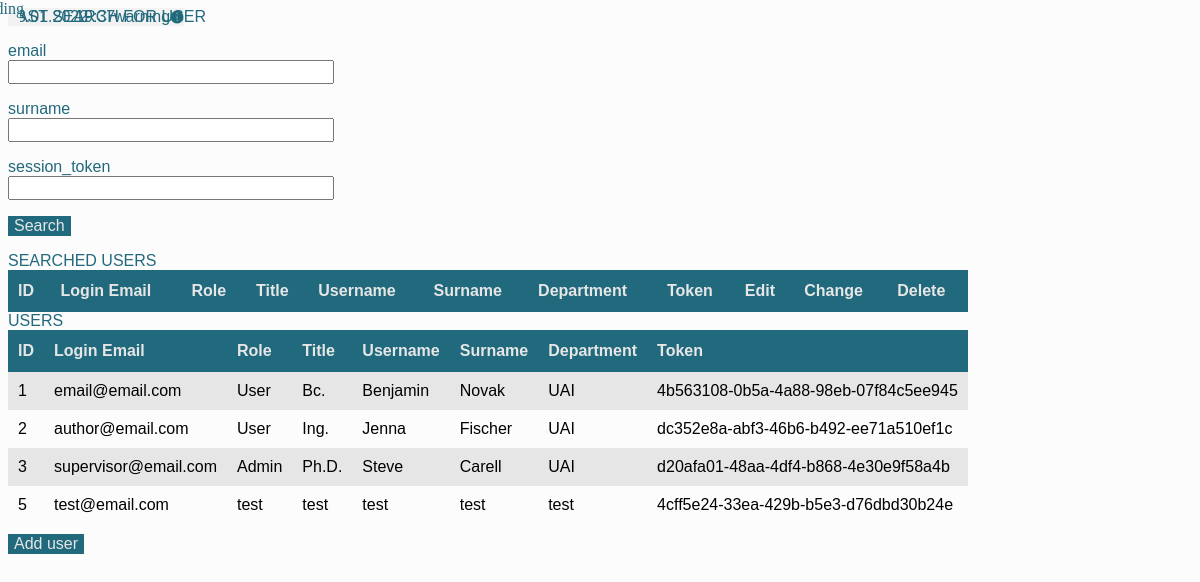
/home_admin (signed in), run on an earlier commit of the app's database.
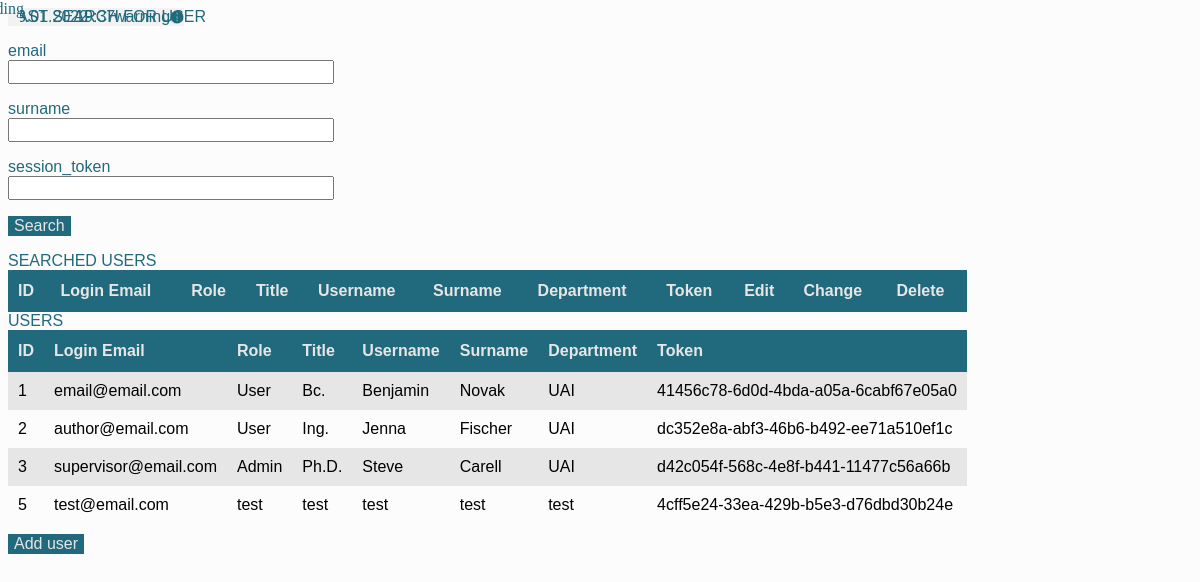
And on a later commit of the database.
### app/models.py (models this page shows, shortened)
class User(UserMixin, db.Model):
    __bind_key__ = "db_users"
    __tablename__ = "medic"
    id = db.Column("id", db.Integer, primary_key=True)
    email = db.Column("email", db.String(40), unique=True)
    username = db.Column("name", db.String(20))
    surname = db.Column("surname", db.String(20))
    department = db.Column("department", db.String(10))
    title = db.Column("title", db.String(5))
    password = db.Column("password", db.String(200), unique=True)
    session_token = db.Column("session_token", db.String(40), unique=True, index=True)
    role = db.Column("role", db.String(5))

### app/routes_auth.py (the view, shortened to what this page needs)
@auth.route("/home_admin", methods=["GET", "POST"])
@admin_required
@login_required
def home_admin():
    users = User.query.filter().all()
    db.session.flush()
    search_form = SearchForm()
    return render_template(
        "admin/home_admin.html", users=users, search_form=search_form
    )

### app/forms.py
class SearchForm(FlaskForm):
    email = StringField("email")
    surname = StringField("surname")
    session_token = StringField("session_token")
    search = SubmitField("Search")

### app/__init__.py (called while the page is built)
def create_app():
    server_app = Flask(__name__)
    server_app.config.from_object(Config)
    db.init_app(server_app)
    login_manager = LoginManager()
    login_manager.init_app(server_app)
    login_manager.session_protection = "strong"
    from .models import User
    @login_manager.user_loader
    def load_user(session_token):
        return User.query.filter_by(session_token=session_token).first()
    from .routes import app
    server_app.register_blueprint(app)
    from .routes_auth import auth
    server_app.register_blueprint(auth)
    return server_app

### app/role_req.py (called while the page is built)
def admin_required(f):
    @wraps(f)
    def wrap(*args, **kwargs):
        if current_user.role == "Admin":
            return f(*args, **kwargs)
        else:
            return "<h1>You need to be an admin to view this page.<h1>"
    return wrap

### app/routes_auth.py (called while the page is built)
@auth.teardown_request
def teardown_request_func(error=None):
    if error:
        print(str(error))

### app/templates/admin/home_admin.html (shortened to what this page needs)
<!DOCTYPE html>
<link rel="stylesheet" href="{{ url_for('static', filename='css/admin/home_admin.css') }}">
{% extends "layout.html" %}
{% block content %}
    <div class="title">FAST SEARCH FOR USER</div>
    <form action="" method="post">
        <p>
            {{ search_form.email.label(class="label") }}<br>
            {{ search_form.email(size=32,class="input") }}<br>
        </p>
        <p>
            {{ search_form.surname.label(class="label")  }}<br>
            {{ search_form.surname(size=32,class="input") }}<br>
        </p>
        <p>
            {{ search_form.session_token.label(class="label")  }}<br>
            {{ search_form.session_token(size=32,class="input") }}<br>
        </p>
        <p>{{ search_form.search(class="button_auth") }}</p>
    </form>
    <div class="title">SEARCHED USERS</div>
    <table id="users">
        <tr>
            <th>ID</th>
            <th>Login Email</th>
            <th>Role</th>
            <th>Title</th>
            <th>Username</th>
            <th>Surname</th>
            <th>Department</th>
            <th>Token</th>
            <th>Edit</th>
            <th>Change</th>
            <th>Delete</th>
        </tr>
    </table>
    <div class="title">USERS</div>
    <table id="users">
        <tr>
            <th>ID</th>
            <th>Login Email</th>
            <th>Role</th>
            <th>Title</th>
            <th>Username</th>
            <th>Surname</th>
            <th>Department</th>
            <th>Token</th>
        </tr>
        {% for user in users %}
            <tr>
                <td>{{ user.id }}</td>
                <td>{{ user.email }}</td>
                <td>{{ user.role }}</td>
                <td>{{ user.title }}</td>
                <td>{{ user.username }}</td>
                <td>{{ user.surname }}</td>
                <td>{{ user.department }}</td>
                <td>{{ user.session_token }}</td>
            </tr>
        {% endfor %}
    </table>
    <button class="button_auth" id="add_user"onclick="window.location.href='{{ url_for( 'auth.register_admin') }}';">Add user</button>
{% endblock %}

### app/templates/layout.html (shortened to what this page needs)
<!DOCTYPE html>
<html lang="en-US">
    <head>
        <link
            rel="stylesheet"
            href="{{ url_for('static', filename='css/background.css') }}"
        />
        <link
            rel="stylesheet"
            href="{{ url_for('static', filename='css/layout.css') }}"
        />
        <link
            rel="stylesheet"
            href="{{ url_for('static', filename='css/loading.css') }}"
        />
        <div class="loading_background">
            <div class="loading_label">loading</div>
        </div>
    </head>
    <body>
        <div class="panel" id="top_panel">
            <div class="text" id="date"></div>
            <div class="text" id="time"></div>
            <div class="text" id="battery"></div>
        </div>
        <div class="container">{% block content %} {% endblock %}</div>
        <button class="button" id="roll_button">
        </button>
    </body>
</html>

### app/static/css/admin/home_admin.css (style rules this page uses)
.container { overflow: scroll; }
.title { margin-top: calc(50px / var(--height-divisor)); text-align: flex-start; max-width: calc(1150px / var(--width-divisor)); font-size: calc(30px / var(--height-divisor)); font-family: var(--font); color: #21697c; color: rgb(33, 105, 124); }
.input { color: #21697c; color: rgb(33, 105, 124); font-size: calc(15px / var(--height-divisor)); font-family: var(--font); }
.label { font-size: calc(20px / var(--height-divisor)); font-family: var(--font); color: #21697c; color: rgb(33, 105, 124); }
#users { font-family: var(--font); border-collapse: collapse; width: 100%; }
#users td, #users th { padding: 10px; }
#users tr:nth-child(even) { background-color: #e6e6e6; background-color: rgb(230, 230, 230); }
#users th { padding-top: 12px; padding-bottom: 12px; text-align: left; background-color: #21697c; background-color: rgb(33, 105, 124); color: #e6e6e6; color: rgb(230, 230, 230); }
.button_auth { margin-top: 10px; border: 0; outline: none; -webkit-appearance: none; -moz-appearance: none; display: flex; align-items: center; justify-content: center; font-family: var(--font); font-size: calc(15px / var(--height-divisor)); color: #e6e6e6; color: rgb(230, 230, 230); background: #21697c; background: rgba(33, 105, 124, 1); width: calc(100px / var(--width-divisor)); height: calc(40px / var(--height-divisor)); border-radius: calc(30px / var(--width-divisor)); -moz-border-radius: calc(30px / var(--width-divisor)); -webkit-border-radius: calc(30px / var(--width-divisor)); }

### app/static/css/background.css (style rules this page uses)
body::after { content: ''; background-color: #f2f2f2; background-color: rgba(242, 242, 242, 1); opacity: 0.25; top: 0; left: 0; bottom: 0; right: 0; position: absolute; z-index: -1; }

### app/static/css/layout.css (style rules this page uses)
.text { font-family: var(--font); font-size: calc(30px / var(--height-divisor)); color: #21697c; color: rgb(33, 105, 124); }
.panel { background: #f2f2f2; background: rgba(242, 242, 242, 1); border-radius: calc(14px / var(--width-divisor)); -moz-border-radius: calc(14px / var(--width-divisor)); -webkit-border-radius: calc(14px / var(--width-divisor)); }
#top_panel.panel { display: grid; grid-template-columns: 33% 33% 26% 8%; align-items: center; position: absolute; left: calc(70px / var(--width-divisor)); top: calc(35px / var(--height-divisor)); width: calc(1150px / var(--width-divisor)); height: calc(50px / var(--height-divisor)); }
#date.text { justify-self: flex-start; margin-left: calc(20px / var(--width-divisor)); }
#time.text { justify-self: center; }
#battery.text { justify-self: flex-end; }
.button, .info_button { border: 0; outline: none; -webkit-appearance: none; -moz-appearance: none; }
.button { border-radius: calc(10px / var(--width-divisor)); -moz-border-radius: calc(10px / var(--width-divisor)); -webkit-border-radius: calc(10px / var(--width-divisor)); background: #21697c; background: rgba(33, 105, 124, 1); }
#roll_button.button { align-self: center; justify-self: center; position: absolute; z-index: 1; top: calc(880px / var(--height-divisor)); left: calc(80px / var(--width-divisor)); background: #f2f2f2; background: rgba(242, 242, 242, 1); width: calc(40px / var(--width-divisor)); height: calc(35px / var(--height-divisor)); }
.not_supported_logo { visibility: hidden; justify-self: center; width: calc(30px / var(--width-divisor)); height: calc(30px / var(--height-divisor)); }
.container { position: absolute; top: calc(90px / var(--height-divisor)); left: calc(70px / var(--width-divisor)); width: calc(1150px / var(--width-divisor)); height: calc(765px / var(--height-divisor)); }

### app/static/css/loading.css (style rules this page uses)
.loading_background { z-index: 10; background-color: #f2f2f2; background-color: rgba(242, 242, 242, 1); position: absolute; top: 0; left: 0; width: calc(1280px / var(--width-divisor)); height: calc(960px / var(--height-divisor)); }
.loading_label { position: absolute; font-family: var(--font-light); font-size: calc(115px / var(--height-divisor)); color: #21697c; color: rgb(33, 105, 124); left: 50%; transform: translate(-50%); top: calc(300px / var(--height-divisor)); }

What changed in the data, as far as the page shows it:
changed User "email@email.com": session_token "4b563108-0b5a-4a88-98eb-07f84c5ee945" → "41456c78-6d0d-4bda-a05a-6cabf67e05a0"
changed User "supervisor@email.com": session_token "d20afa01-48aa-4df4-b868-4e30e9f58a4b" → "d42c054f-568c-4e8f-b441-11477c56a66b"
